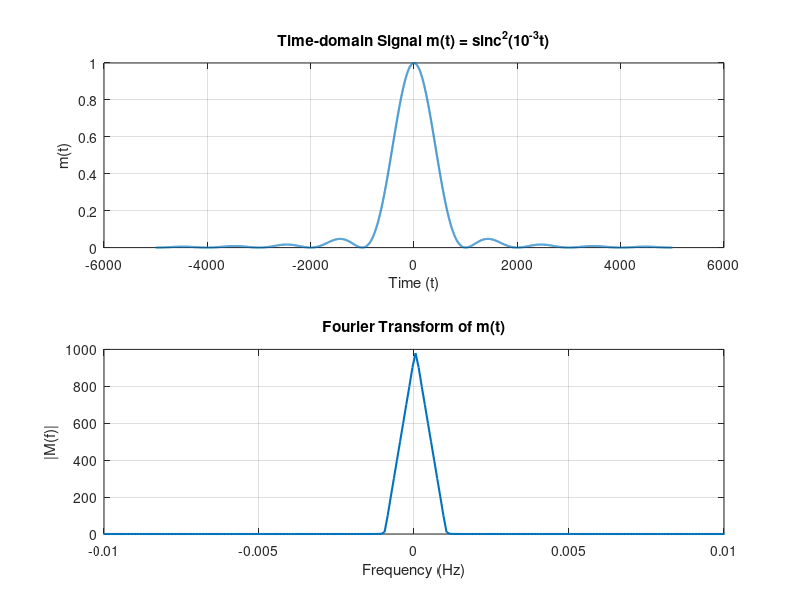
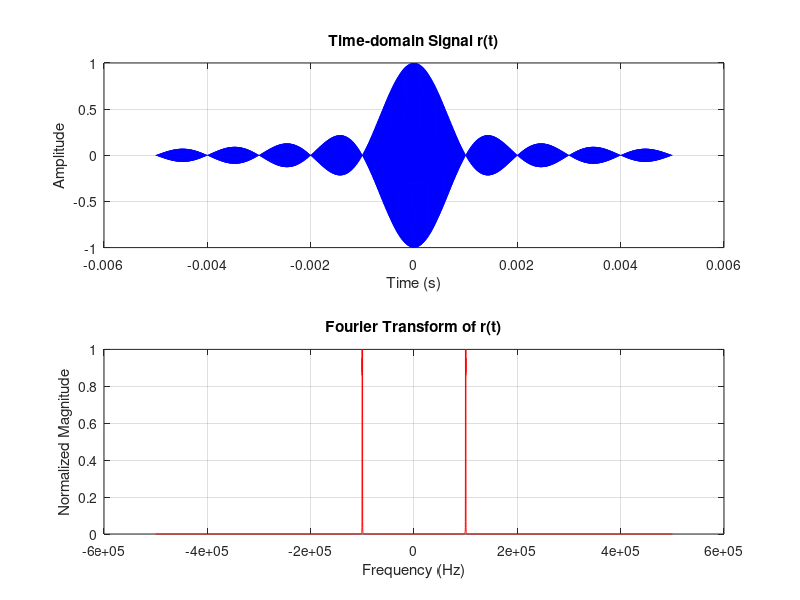

These figures' MATLAB source, in order:
t=linspace(-5e3,5e3,1e4);
fs = 1/(t(2) - t(1)); 
mt = sinc(10^(-3) * t).^2;
M_w = fftshift(fft(mt));
frequencies = linspace(-fs/2, fs/2, length(M_w)); 

figure;

subplot(2, 1, 1);
plot(t, mt, 'LineWidth', 1.5);
grid on;
xlabel('Time (t)');
ylabel('m(t)');
title('Time-domain Signal m(t) = sinc^2(10^{-3}t)');

subplot(2, 1, 2);
plot(frequencies, abs(M_w), 'LineWidth', 1.5);
xlim([-0.01 0.01]);
grid on;
xlabel('Frequency (Hz)');
ylabel('|M(f)|');
title('Fourier Transform of m(t)');

%b
fs = 1e6;
t = -5e-3:1/fs:5e-3;

m_t = sinc(1000 * t);

f_c = 1e5;
r_t = m_t .* cos(2 * pi * f_c * t);
figure;
subplot(2, 1, 1);
plot(t, r_t, 'b'); 
title('Time-domain Signal r(t)');
xlabel('Time (s)');
ylabel('Amplitude');
grid on;

R_w = fftshift(fft(r_t));
f = linspace(-fs/2, fs/2, length(t));

subplot(2, 1, 2);
plot(f, abs(R_w)/max(abs(R_w)), 'r');
title('Fourier Transform of r(t)');
xlabel('Frequency (Hz)');
ylabel('Normalized Magnitude');
grid on;